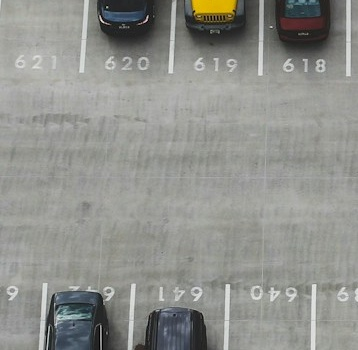
#> input picture navi/parking.jpg, 358 x 350 px
$ python split.py
#> lines starting #> are read from the running program, lines starting #| are printed output that depends on the picture
import cv2
import os

def split_and_rotate_image(image_path, grid_size, output_folder='output_images'):
    """
    將影像切割成格子狀，並針對每個小區塊進行0-360度的旋轉（每次10度）並存檔
    :param image_path: 原始影像的路徑
    :param grid_size: (行數, 列數) 表示將影像分成的行數和列數
    :param output_folder: 輸出檔案存放的資料夾
    """
#> called with image_path = 'parking.jpg', grid_size = (2, 2), output_folder = 'output_images'
    # 讀取原始影像
    img = cv2.imread(image_path)
#> img is the input picture: shape (350, 358, 3); mean B, G, R 140.2, 145, 143.9
    if img is None:
        print(f"無法載入影像：{image_path}")
        return

    # 取得影像的高和寬
    img_height, img_width, _ = img.shape
#> img_height = 350; img_width = 358
    rows, cols = grid_size

    # 每個區塊的高和寬
    block_height = img_height // rows
#> block_height = 175
    block_width = img_width // cols
#> block_width = 179

    # 如果沒有輸出資料夾，則建立該資料夾
    if not os.path.exists(output_folder):
        os.makedirs(output_folder)

    # 將影像切割成格子狀
    for i in range(rows):
        for j in range(cols):
            # 計算每個小區塊的起始和結束座標
            start_y = i * block_height
            end_y = (i + 1) * block_height
            start_x = j * block_width
            end_x = (j + 1) * block_width

            # 從原始影像中裁切出該小區塊
            block = img[start_y:end_y, start_x:end_x]

            # 產生小區塊的儲存路徑
            block_folder = os.path.join(output_folder, f"block_{i}_{j}")

            # 如果小區塊的儲存資料夾不存在，則建立
            if not os.path.exists(block_folder):
                os.makedirs(block_folder)

            # 旋轉影像0°到360°（每10°旋轉一次）
            for angle in range(0, 360, 10):
                rotated_block = rotate_image(block, angle)
                block_filename = os.path.join(block_folder, f"block_{i}_{j}_angle_{angle}.jpg")

                # 儲存旋轉後的影像
                cv2.imwrite(block_filename, rotated_block)
                print(f"已儲存旋轉小區塊：{block_filename}")
#> this loop made 2 passes
#> pass 1, in split_and_rotate_image, `cv2.imwrite(block_filename, rotated_block)`:
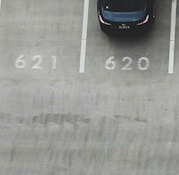
#> saved as block_0_0_angle_0.jpg: shape (175, 179, 3); mean B, G, R 146.8, 150.7, 149.5
#> pass 1, in split_and_rotate_image, `cv2.imwrite(block_filename, rotated_block)`:
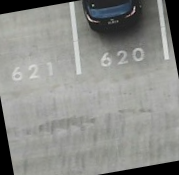
#> saved as block_0_0_angle_10.jpg: shape (175, 179, 3); mean B, G, R 137.2, 140.7, 139.7
#> pass 1, in split_and_rotate_image, `cv2.imwrite(block_filename, rotated_block)`:
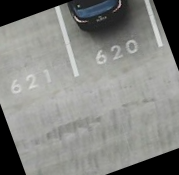
#> saved as block_0_0_angle_20.jpg: shape (175, 179, 3); mean B, G, R 130.5, 133.8, 132.8
#> pass 1, in split_and_rotate_image, `cv2.imwrite(block_filename, rotated_block)`:
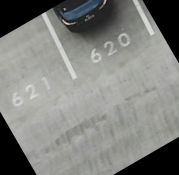
#> saved as block_0_0_angle_30.jpg: shape (175, 179, 3); mean B, G, R 126.2, 129.4, 128.4
#> after the loop:
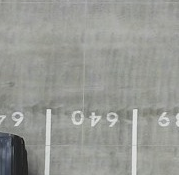
#> block: shape (175, 179, 3); mean B, G, R 148.3, 153.1, 151.5

    print(f"完成影像分割與旋轉，所有小區塊已儲存在：{output_folder}")


def rotate_image(image, angle):
    """
    旋轉影像
    :param image: 要旋轉的影像
    :param angle: 旋轉的角度
    :return: 旋轉後的影像
    """
    (h, w) = image.shape[:2]
    center = (w // 2, h // 2)

    # 計算旋轉矩陣，然後執行仿射變換
    rotation_matrix = cv2.getRotationMatrix2D(center, angle, 1.0)
    rotated = cv2.warpAffine(image, rotation_matrix, (w, h))
    return rotated


if __name__ == "__main__":
    # 設定參數
    image_path = 'parking.jpg'  # 替換為您想要切割的影像路徑
    grid_size = (2, 2)  # 切割成 2x2 的格子
    output_folder = 'output_images'  # 輸出的小區塊儲存的資料夾

    # 執行影像分割與旋轉
    split_and_rotate_image(image_path, grid_size, output_folder)
